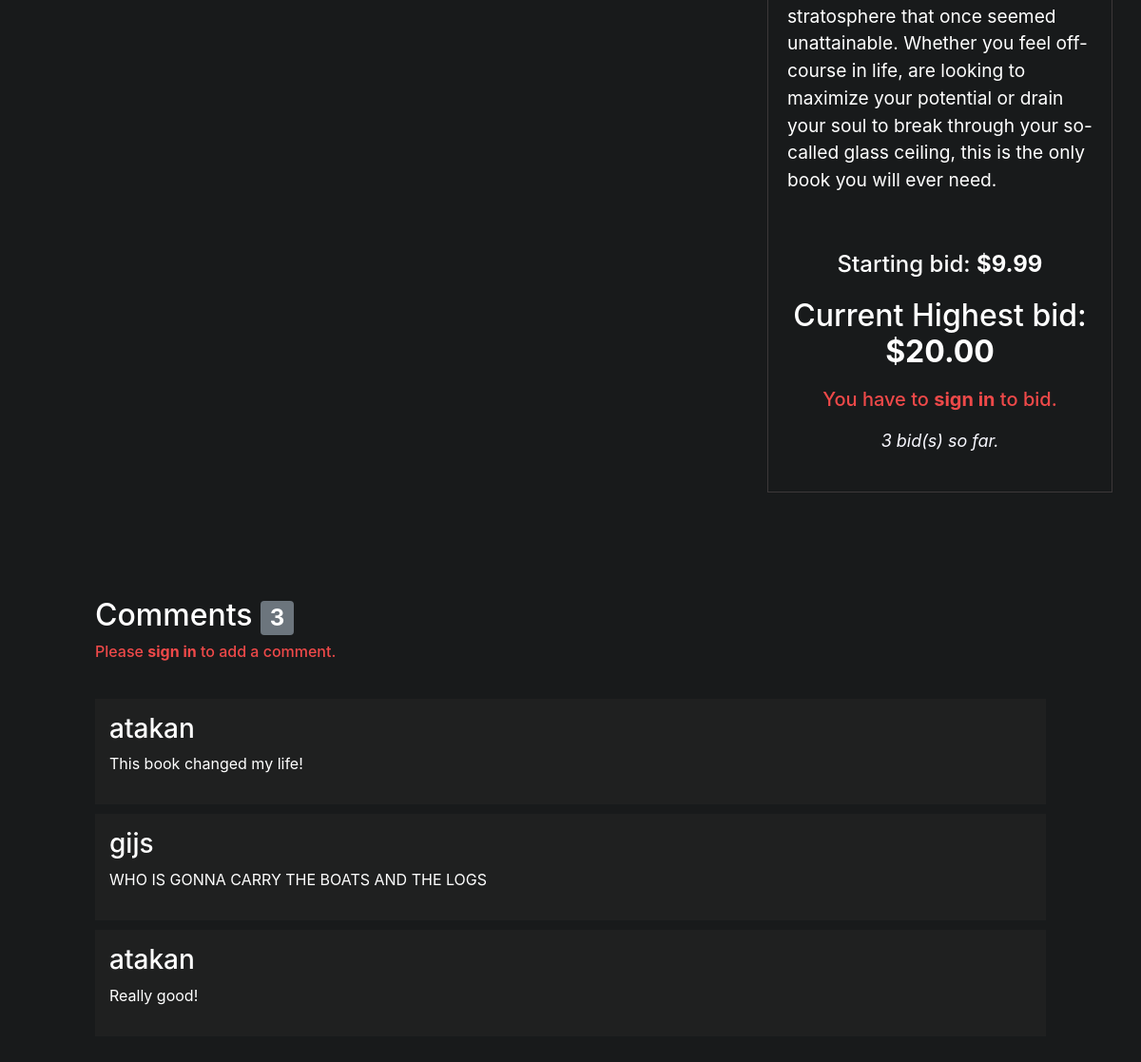
The page /listing/11 (lower part) on the database as committed earlier.
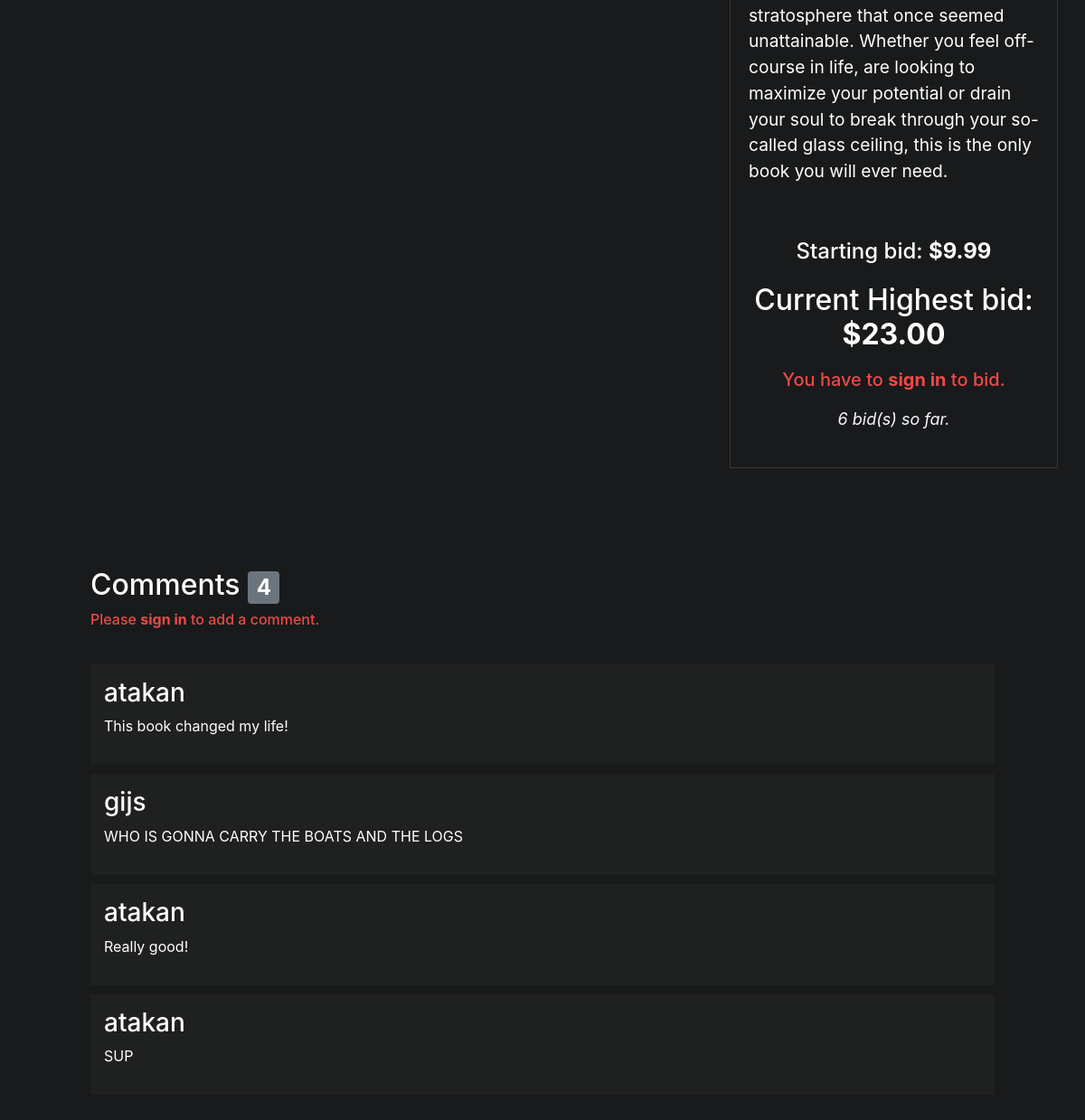
The same page on the database as committed later.
### auctions/models.py (models this page shows, shortened)
class AuctionListings(models.Model):
    CATEGORY_CHOICES = sorted([
        ('art', 'Art'),
        ('automotive', 'Automotive'),
        ('beauty', 'Beauty'),
        ('books', 'Books'),
        ('collectibles', 'Collectibles'),
        ('electronics', 'Electronics'),
        ('fashion', 'Fashion'),
        ('fitness', 'Fitness'),
        ('home', 'Home'),
        ('jewelry', 'Jewelry'),
        ('outdoor', 'Outdoor'),
        ('sports', 'Sports'),
        ('toys', 'Toys'),
    ], key=lambda x: x[1])
    title = models.CharField(max_length=200)
    description = models.TextField()
    starting_bid = models.DecimalField(max_digits=6, decimal_places=2)
    image_url = models.URLField(max_length=600, null=True, blank=True, default=None)
    category = models.CharField(max_length=20, choices=CATEGORY_CHOICES)
    user = models.ForeignKey(User, on_delete=models.CASCADE)
    is_active = models.BooleanField(default=True)
    created_at = models.DateTimeField(auto_now_add=True)

class Bids(models.Model):
    user = models.ForeignKey(User, on_delete=models.CASCADE, related_name="bids", default=1)
    listing = models.ForeignKey(AuctionListings, on_delete=models.CASCADE, related_name="bids", default=1)
    bid = models.FloatField()
    timestamp = models.DateTimeField(auto_now_add=True)

class Comments(models.Model):
    description = models.TextField()
    user = models.ForeignKey(User, on_delete=models.CASCADE)
    auction = models.ForeignKey(AuctionListings, on_delete=models.CASCADE)

class User(AbstractUser):
    watchlist = models.ManyToManyField('AuctionListings', blank=True, related_name='watchlisted_by')

### auctions/views.py (the view)
# urls.py: path('listing/', views.listing, name='listing'),
def listing(request, listing_id):
    auction = get_object_or_404(AuctionListings, id=listing_id)
    user = request.user
    is_in_watchlist = False
    message = None
    if user.is_authenticated:
        is_in_watchlist = user.watchlist.filter(pk=listing_id).exists()
    auction_active = auction.is_active
    can_bid = auction.is_active and user.is_authenticated
    log_to_bid = auction.is_active and not user.is_authenticated
    highest_bid = auction.bids.order_by('-bid').first()
    if highest_bid and highest_bid.user == user and not auction.is_active:
        messages.success(request, "You won this auction!")
    elif not auction.is_active:
        messages.info(request, "This auction has finished.")
    try:
        if request.method == "POST":
            if 'close_auction' in request.POST:
                if request.user == auction.user:
                    auction.is_active = False
                    auction.save()
                    messages.success(request, "You've successfully closed this auction!")
                else:
                    messages.error(request, "Only the owner of the auction can close it.")
                return HttpResponseRedirect(reverse('listing', args=[auction.id]))
            if not can_bid:
                messages.error(request, "Bidding is not allowed on this auction.")
                return HttpResponseRedirect(reverse('listing', args=[auction.id]))
            bid = float(request.POST["bid"])
            starting_bid = auction.starting_bid
            if not highest_bid:
                if bid >= starting_bid:
                    new_bid = Bids.objects.create(bid=bid, user=request.user, listing=auction)
                    new_bid.save()
                    messages.success(request, "You've placed your bid!")
                else:
                    messages.error(request, "Your bid should be at least the starting bid.")
            else:
                if bid > highest_bid.bid:
                    new_bid = Bids.objects.create(bid=bid, user=request.user, listing=auction)
                    new_bid.save()
                    messages.success(request, "You've placed your bid!")
                else:
                    messages.error(request, "Your bid should be higher than the current bid.")
            return HttpResponseRedirect(reverse('listing', args=[auction.id]))
    except ValueError:
        messages.error(request, "Enter your bid please.")
        return HttpResponseRedirect(reverse('listing', args=[auction.id]))
    else:
        return render(request, "auctions/listing.html",{
            "auction": auction,
            "highest_bid": highest_bid,
            "comments": Comments.objects.filter(auction_id=listing_id),
            "comments_count": Comments.objects.filter(auction_id=listing_id).count(),
            "is_in_watchlist": is_in_watchlist,
            "can_bid": can_bid,
            "auction_active": auction_active,
            "log_to_bid": log_to_bid,
        })

### auctions/templates/auctions/listing.html (shortened to what this page needs)
{% extends "auctions/layout.html" %}
{% block body %}
<div class="auction-container">
    <div class="auction-details">
        <p class="auction-description">{{ auction.description }}</p>
        <h3 class="auction-starting-bid">Starting bid:  <strong>${{ auction.starting_bid }}</strong></h3>
        <div class="bid_info">
            {% if highest_bid %}
                {% if can_bid or auction_active %}
                    <h2>Current Highest bid: <strong>${{ highest_bid.bid|floatformat:2 }}</strong></h2>
                {% else %}
                    <h2>Winning bid: <strong>${{ highest_bid.bid|floatformat:2 }}</strong></h2>
                {% endif %}
            {% elif not can_bid and not auction_active %}
                <h2>No bids were submitted, so no winner.</h2>
            {% else %}
                <h2>No bids placed yet</h2>
            {% endif %}
        </div>
        <div class="bid_to_login" style="margin-top: 10px; margin-bottom: 10px; color:rgb(238, 73, 73);">
            {% if log_to_bid %}
                <h5>You have to <strong>sign in</strong> to bid.</h5>
            {% endif %}
        </div>
        <p id="bids" class="space-below" style="font-size: 18px;"><em>{{ auction.bids.count }} bid(s) so far.</em></p>
    </div>
</div>
<div class="comments-section">
    <h2>Comments <span class="badge badge-secondary">{{ comments_count }}</span></h2>
    {% if not user.is_authenticated %}
        <h6 style=" margin-bottom: 40px; color:rgb(238, 73, 73);">Please <strong>sign in</strong> to add a comment.</h6>
    {% endif %}
    <div class="user_comments">
    {% for comment in comments %}
        <div class="comment">
            <h3>{{ comment.user.username }}</h3>
            <p>{{ comment.description }}</p>
        </div>
        {% endfor %}
    </div>
</div>
{% endblock %}

### auctions/templates/auctions/layout.html (shortened to what this page needs)
{% load static %}
<!DOCTYPE html>
<html lang="en">
    <head>
        <link rel="stylesheet" href="https://stackpath.bootstrapcdn.com/bootstrap/4.4.1/css/bootstrap.min.css">
        <link rel="stylesheet" href="https://cdnjs.cloudflare.com/ajax/libs/font-awesome/6.0.0-beta3/css/all.min.css" />
        <link href="{% static 'auctions/styles.css' %}" rel="stylesheet">
    </head>
    <body>
        {% block body %}
        {% endblock %}
    </body>
</html>

### auctions/static/auctions/styles.css (style rules this page uses)
body { padding: 10px; background-color: #181A1B; color: white; }
.auction-container { display: flex; justify-content: space-between; padding: 20px; margin-bottom: 20px; }
.auction-details { position: relative; width: 45%; border: 0.5px solid rgba(187, 166, 166, 0.219); padding: 20px; display: flex; flex-direction: column; align-items: center; }
.auction-description { font-size: 1.2em; margin-bottom: 20px; }
.auction-starting-bid { font-size: 1.5em; margin-bottom: 20px; text-align: center; margin-top: 40px; }
.comments-section { padding: 50px; margin: 40px; }
.user_comments { margin-bottom: 50px; }
.bid_info { text-align: center; }
.space-below { padding-bottom: 20px; text-align: center; }
.comment { margin-bottom: 10px; padding: 15px; background-color: #1f2020; }
#price, #bids { margin: 0 30px; }
#bids { color: ghostwhite; font-size: 20px; }
* { margin: 0; padding: 0; -webkit-box-sizing: border-box; box-sizing: border-box; }

Rows that differ between the two databases and show on the page:
no longer on this page (row unchanged): Bids: bid "20.00"
computed for AuctionListings: bids.count "3" → "6"
added Bids: bid "23.00"
added Comments: user.username "atakan", description "SUP"
Other text that changed with them:
{{ comments_count }}: "3" → "4"
